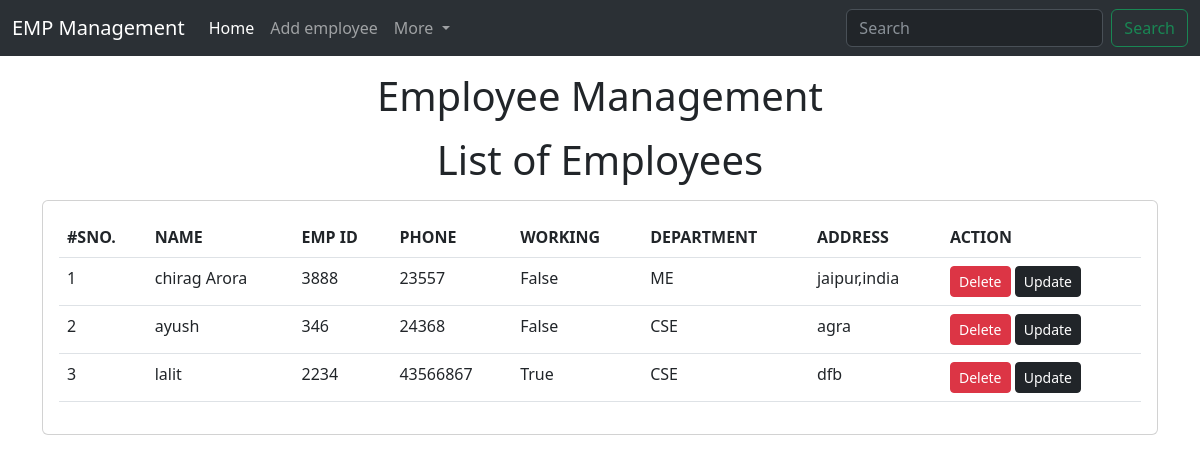
The page /emp/home/ on the database its author committed.
### emp/models.py (models this page shows, shortened)
class Emp(models.Model):
    name=models.CharField(max_length=20)
    emp_id=models.CharField(max_length=100)
    phone=models.CharField(max_length=10)
    address=models.CharField(max_length=150)
    working=models.BooleanField(default=True)
    department=models.CharField(max_length=50)

### emp/views.py (the view)
# urls.py: path("home/",emp_home),
def emp_home(request):
    emps=Emp.objects.all()
    return render(request, 'emp/home.html',{
        'emps':emps
    })

### templates/emp/home.html (shortened to what this page needs)
<!doctype html>
<html lang="en">
  <head>
    <link href="https://cdn.jsdelivr.net/npm/bootstrap@5.3.0-alpha1/dist/css/bootstrap.min.css" rel="stylesheet">
  </head>
  <body>
    {% include 'emp/navbar.html' %}
    <h1 class="text-center my-3">Employee Management</h1>
    <h1 class="text-center my-3">List of Employees</h1>
    <div class="container">
      <div class="row">
        <div class="col-md-12">
          <div class="card">
            <div class="card-body">
              <table class="table">
                <thead>
                  <tr>
                    <th>#SNO.</th>
                    <th>NAME</th>
                    <th>EMP ID</th>
                    <th>PHONE</th>
                    <th>WORKING</th>
                    <th>DEPARTMENT</th>
                    <th>ADDRESS</th>
                    <th>ACTION</th>
                  </tr>
                </thead>
                <tbody>
                  {% for e in emps %}
                  <tr>
                    <td>{{forloop.counter}}</td>
                    <td>{{e.name}}</td>
                    <td>{{e.emp_id}}</td>
                    <td>{{e.phone}}</td>
                    <td>{{e.working}}</td>
                    <td>{{e.department}}</td>
                    <td>{{e.address}}</td>
                    <td>
                      <a href="/emp/delete-emp/{{e.id}}" class="btn btn-danger btn-sm">Delete</a>
                      <a href="/emp/update-emp/{{e.id}}" class="btn btn-dark btn-sm">Update</a>
                    </td>
                  </tr>
                  {% endfor %}
                </tbody>
              </table>
            </div>
          </div>
        </div>
      </div>
    </div>
  </body>
</html>

### templates/emp/navbar.html (shortened to what this page needs)
<nav class="navbar navbar-expand-lg bg-body-tertiary" data-bs-theme="dark">
    <div class="container-fluid">
      <a class="navbar-brand" href="#">EMP Management</a>
      <div class="collapse navbar-collapse" id="navbarSupportedContent">
        <ul class="navbar-nav me-auto mb-2 mb-lg-0">
          <li class="nav-item">
            <a class="nav-link active" aria-current="page" href="/emp/home/">Home</a>
          </li>
          <li class="nav-item">
            <a class="nav-link" href="/emp/add-emp/">Add employee</a>
          </li>
          <li class="nav-item dropdown">
            <a class="nav-link dropdown-toggle" href="#" role="button" data-bs-toggle="dropdown" aria-expanded="false">
              More
            </a>
          </li>
        </ul>
        <form class="d-flex" role="search">
          <input class="form-control me-2" type="search" placeholder="Search" aria-label="Search">
          <button class="btn btn-outline-success" type="submit">Search</button>
        </form>
      </div>
    </div>
  </nav>

### rows shown on the page
Emp: name "chirag Arora", emp_id "3888", phone "23557", working "False", department "ME", address "jaipur,india"
Emp: name "ayush", emp_id "346", phone "24368", working "False", department "CSE", address "agra"
Emp: name "lalit", emp_id "2234", phone "43566867", working "True", department "CSE", address "dfb"
